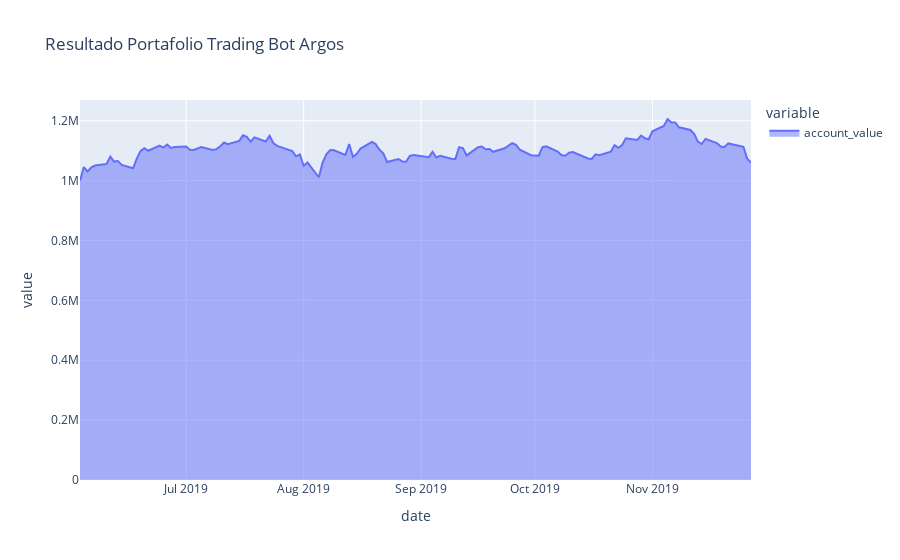

Notebook cell for this chart:
### Code cell
df_result_a2c = df_account_value_a2c.set_index(df_account_value_a2c.columns[0])
df_actions_a2c = df_actions_a2c.set_index(df_actions_a2c.columns[0])
df_actions_a2c.actions = df_actions_a2c.actions.apply(lambda x: x[0])

fig = px.area(
  data_frame=df_result_a2c,
  title = "Resultado Portafolio Trading Bot Argos"
)
fig.show()
